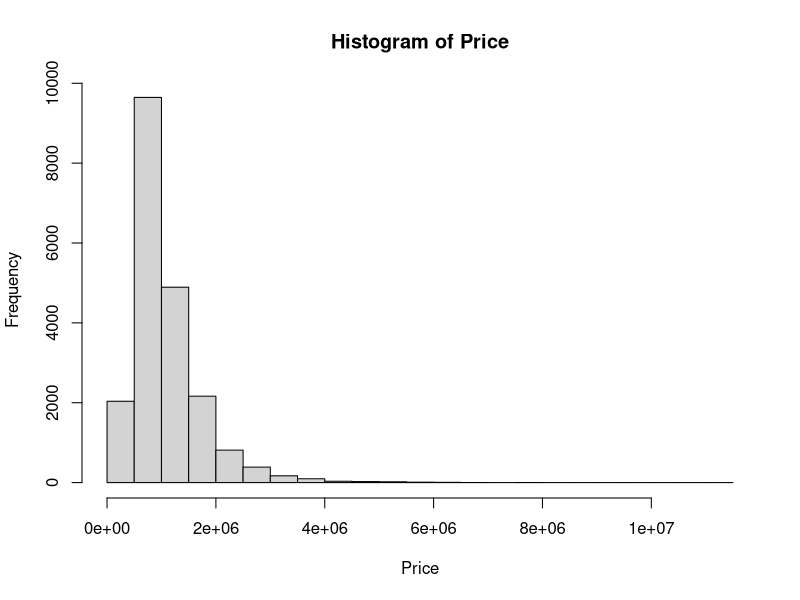
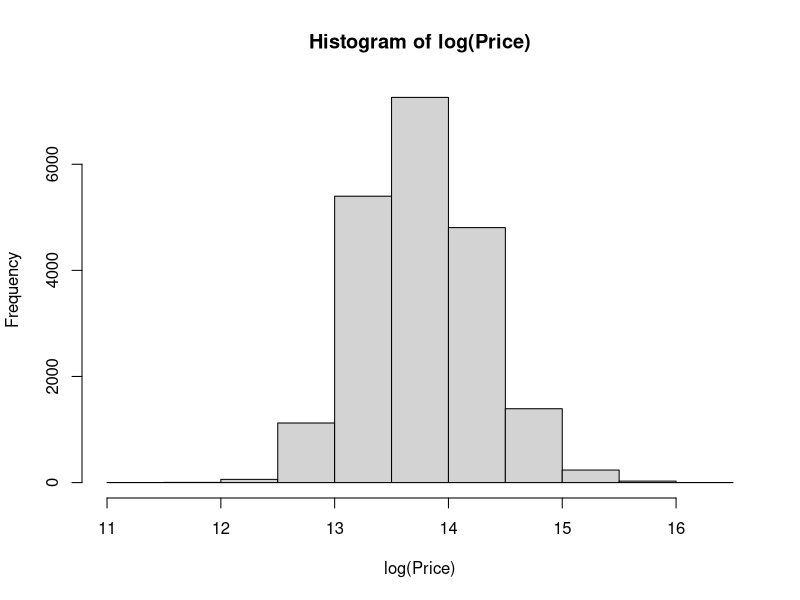
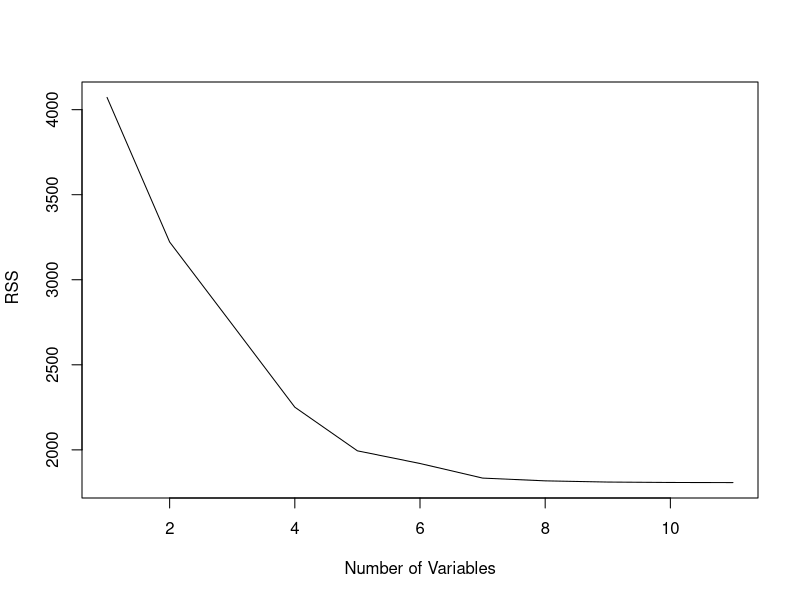
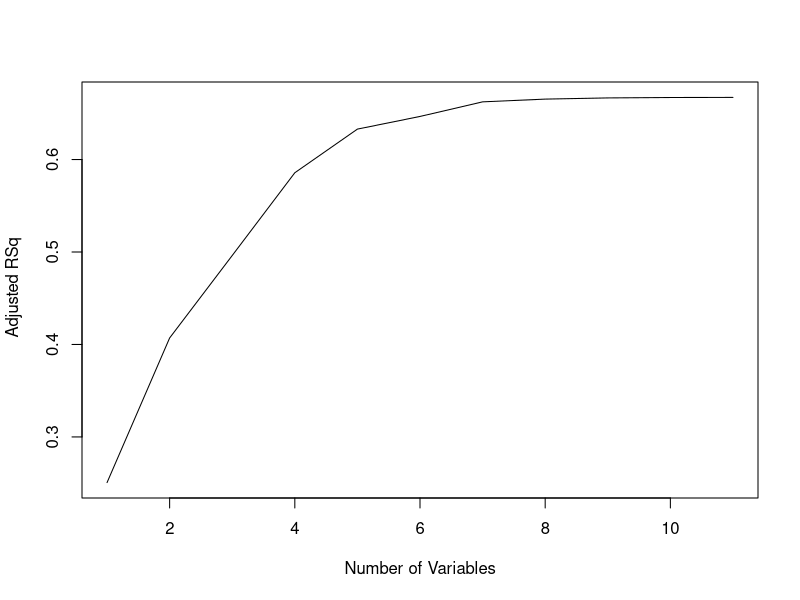
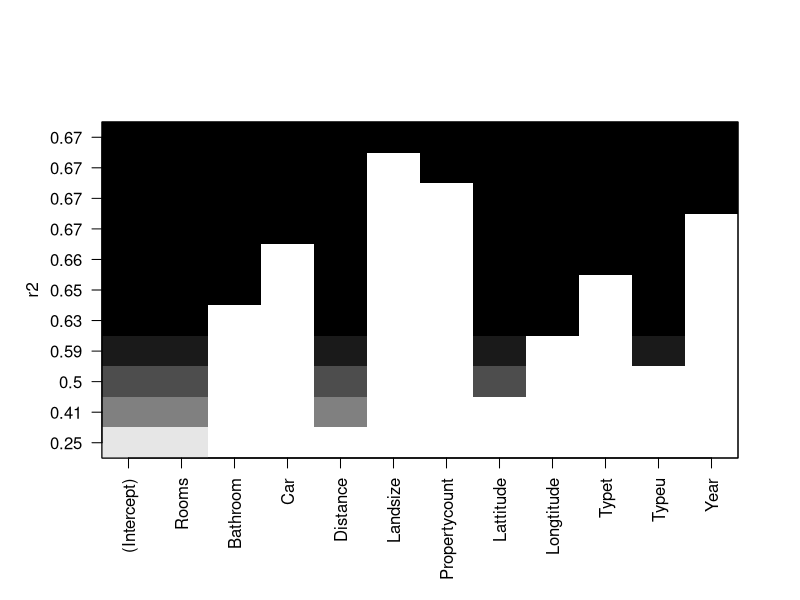
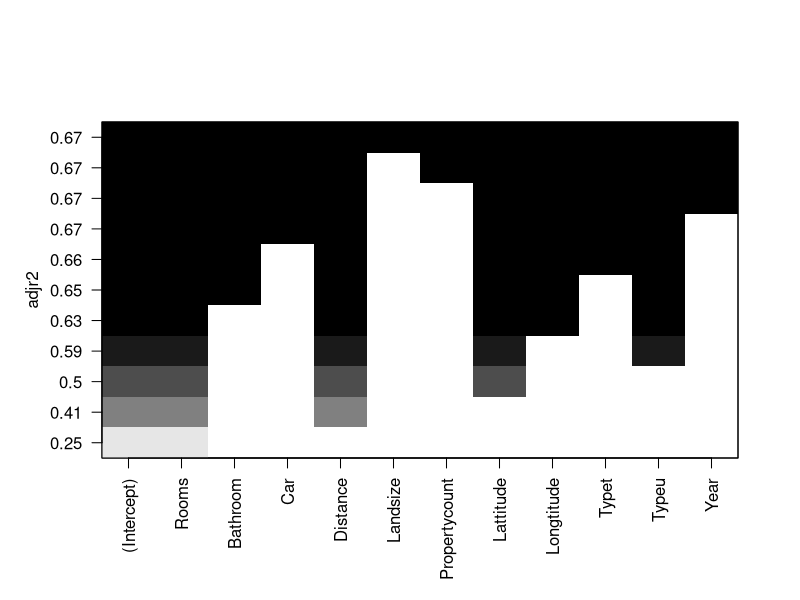

These figures' R source, in order: (Note: this script raises an error after producing the figures.)

# Clear old virables
rm(list=ls())
gc()

# Load related libraries
library(ggplot2)
library(leaps)
library(e1071)

encode_categorical <- function(train)
{
  for(i in names(train))
  {

    if(class(train[,i]) == "factor")
    {
      indicators <- model.matrix(~train[,i] - 1, data=train)
      colnames(indicators) <- paste(i,levels(train[,i]), sep = "_") 
      train <- cbind(train,indicators)
      train[,i] <- NULL
    }
    
  }
  return(train)
}

# Read data
melhouse <- read.csv(file="cleaned_melbourn_housing_data.csv",header = TRUE)

dim(melhouse)
str(melhouse)
summary(melhouse)
encode_categorical(melhouse)


melhouse$Date <- as.Date(melhouse$Date,format="%d/%m/%Y")
melhouse$Year <- as.numeric(format(melhouse$Date,"%Y"))

# Select related features for regression
simple_features <- c("Price" ,"Rooms", "Bathroom","Car","Distance","Landsize",
              "Propertycount","Lattitude","Longtitude","Type", "Year") 
# complex_features <- c("Price" ,"Rooms", "Bathroom","Car","Distance","Landsize",
#                      "Propertycount","Lattitude","Longtitude","Date",
#                      "Type","Method","Regionname")

# Check Price distribution
hist(melhouse$Price,xlab="Price",main="Histogram of Price")
hist(log(melhouse$Price),xlab="log(Price)",main="Histogram of log(Price)")

#



# Perform full subset selection
simple_data <- melhouse[,simple_features]
dim(simple_data)
simple_data <- encode_categorical(simple_data)
help(regsubsets)
regfit.full <- regsubsets(log(Price)~.,data=simple_data,nvmax=12,method = "forward")
summary(regfit.full)

names(summary(regfit.full))
summary(regfit.full)$rsq
reg.summary <- summary(regfit.full)

# Plot RSS and Adjusted RSQ
plot(reg.summary$rss ,xlab=" Number of Variables ",ylab=" RSS", type="l")
plot(reg.summary$adjr2 ,xlab =" Number of Variables ",ylab=" Adjusted RSq",type="l")
# The plot shows that 6 predictors are sufficient for predicting "Price"

plot(regfit.full, scale ="r2")
plot(regfit.full, scale ="adjr2")
coef(regfit.full, 6)
# Rooms      Bathroom           Car      Distance     Lattitude    Longtitude 
input_features <- c("Rooms","Bathroom","Distance","Lattitude","Longtitude", "Type_u", "Price")
pairs(melhouse[,input_features])



### SPLIT ORIGINAL DATA SET TO TRAIN AND TEST DATA SET
# Train data set (80%), and test data set (20%)
set.seed(1)
shuffled <- sample(nrow(melhouse))
train.rows = sample(1:nrow(melhouse), nrow(melhouse)*0.8)
train <- melhouse[train.rows,]
test <- melhouse[-train.rows,]

dim(train) # 16249    18
dim(test)  # 4063     18
train <- train[,input_features]
test <- test[,input_features]



# LINEAR REGESSION
str(melhouse[,simple_features])
cor(melhouse[,simple_features])[,"Price"]

model.lm <- lm(Price~.,data = train)
pred.lm.train <-(predict(model.lm, train))
(train.mse.lm <- mean((pred.lm.train - train$Price)^2)) # 2.36043e+11

pred.lm.test <-(predict(model.lm, test))
(test.mse.lm <- mean((pred.lm.test - test$Price)^2)) # 203726527031

# SVM
# Convert factors variable to numeric variable
#train.svm <- transform_numeric(train.svm)
# Fit svm model
(t1 <- format(Sys.time()))
model.svm <- svm(Price ~ ., data = train, 
                 cost=10, gamma=0.1, scale=TRUE, kernel="radial")
(t2 <- format(Sys.time()))

summary(model.svm) # Number of Support Vectors:  11821

pred.svm.train <-(predict(model.svm, train))
(train.mse.svm <- mean((pred.svm.train - train$Price)^2)) # 143,553,561,961

pred.svm.test <-(predict(model.svm, test))
(test.mse.svm <- mean((pred.svm.test - test$Price)^2)) # 127,272,645,079
# Compare to Linear regession
(train.mse.svm/train.mse.lm) # 0.608167
(test.mse.svm/test.mse.lm)   # 0.624723

# RIDGE REGRESSION

library(glmnet)
train.x.non <- model.matrix(Price~., data=train)[,-1] # drop dummy intercept
train.y.non <- train$Price

test.x.non <- model.matrix(Price~., data=test)[,-1] # drop dummy intercept
test.y.non <- test$Price


# Using cross-validation to tune lambda
set.seed(1)
cv.out <- cv.glmnet(train.x.non, train.y.non, alpha=0)
plot(cv.out)
(best.lambda <- cv.out$lambda.min) # 32722.93
best.lambda

# Train ridge regession model with the best lambda
model.ridge <- glmnet(train.x.non, train.y.non, alpha=0, lambda=best.lambda)
# Predict test outcome
predicted.y.non = predict(model.ridge, s=best.lambda, newx=test.x.non, exact=TRUE)
# Test MSE
(test.mse.non <- mean((predicted.y.non - test.y.non)^2)) # 203775559291
# Difference between two Test MSE
(test.mse.non/test.mse.lm) # 1.000241 



# So the one standard error rule, which is pretty popular now, is not use the model with the absolute minimum.
# But use a simpler model that comes within one standard deviation of the minimum.
# So the rationale for this, again I've said it, is that if the models are within one standard error of each other,
# let's choose the simplest one. Because it's easier to interpret.
